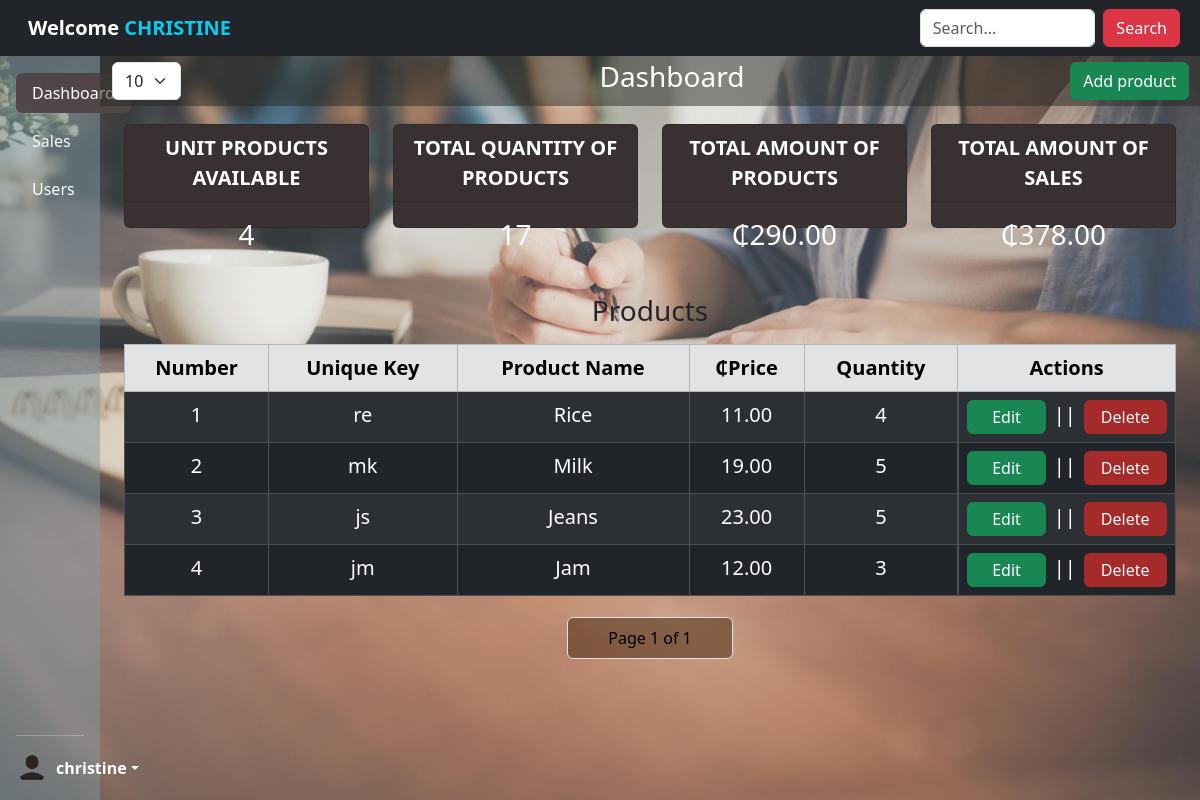
Before: / (signed in) with the older database file.
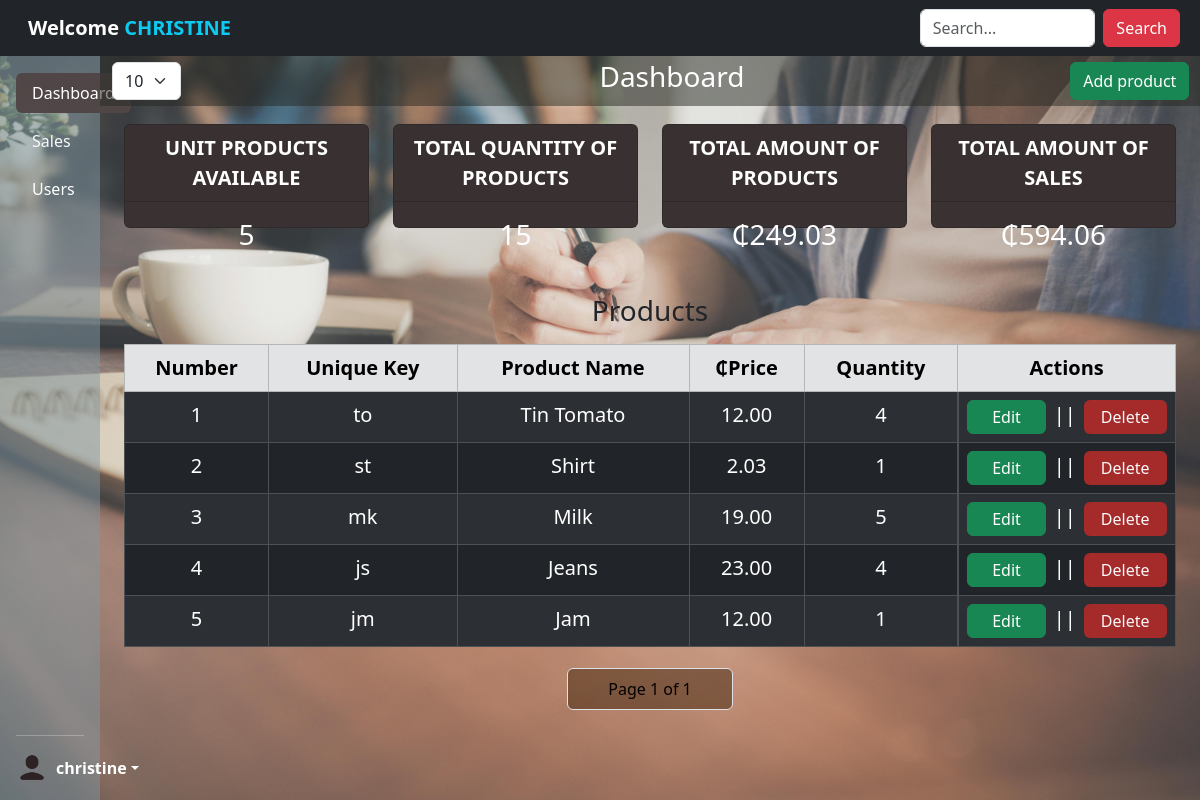
After: the same page with the newer database file.
### revision_app/models.py (models this page shows, shortened)
class Products(models.Model):
    product_name = models.CharField(max_length=200, db_index=True)
    price = models.DecimalField(max_digits=10, decimal_places=2, db_index=True)
    stock = models.PositiveBigIntegerField(default=0, db_index=True)
    unique_key = models.CharField(
        max_length=2,
        blank=True,
        editable=False,
        unique=True
    )
    class Meta:
        verbose_name_plural = 'Products'
        ordering = ['product_name']

### revision_app/views.py (the view, shortened to what this page needs)
# urls.py: path('', DashboardView.as_view(), name='dashboard'),
@method_decorator(admin_only, name='dispatch')
class DashboardView(LoginRequiredMixin, TemplateView):
    template_name = 'revision_app/admin.html'  # Template where products and sales will be displayed
    def get_context_data(self, **kwargs):
        context = super().get_context_data(**kwargs)
        products = Products.objects.all().order_by('-product_name')
        sales = Sale.objects.all()
        users = User.objects.all()
        user_groups = {}
        paginate_by = self.request.GET.get('paginate_by', 10)
        context['total_products'] = products.exclude(stock=0).count()
        context['total_stock'] = products.aggregate(Sum('stock'))['stock__sum'] or 0
        context['total_value'] = products.aggregate(total=Sum(F('price') * F('stock')))['total'] or 0
        context['total_sales'] = Sale.objects.aggregate(total=Sum(F('quantity_sold') * F('product__price')))['total']or 0
        for user in users:
            user_groups[user.id] = {
                'is_admin': user.groups.filter(name='admin').exists(),
                'is_sales': user.groups.filter(name='sales_person').exists(),
            }
        search_input = self.request.GET.get('q', '').strip()
        paginator = Paginator(products, int(paginate_by))
        page_number = self.request.GET.get('page')
        page_obj = paginator.get_page(page_number)
        context['page_obj'] = page_obj
        context['object_list'] = page_obj.object_list
        context['products'] = products
        context['sales'] = sales
        context['search_input'] = search_input
        context['users'] = users
        return context

### revision_app/templates/revision_app/admin.html (shortened to what this page needs)
{% extends 'revision_app/main.html' %}
{% load static %}
{% block content %}
{% include 'revision_app/pageloader.html' %}
<body style="background-image: url('{% static 'img/pexels-tirachard-kumtanom-112571-733856.jpg' %}'); background-size: cover; background-position: center; min-height: 100vh;">
    <div class="container-fluid my-0 position-relative mx-0 px-0" style="padding-top: 56px; z-index: 1;">
    <div class="container-fluid mx-0 px-0 w-100">
    <div class="row">
    <div class="d-flex mb-6 justify-content-between text-align-center position-fixed" style="z-index: 1050; width: 91.78%; background-color: rgba(39, 41, 35, 0.5);">
        <div class="input-group my-0 py-0 " style="width: 15%; height: inherit; margin-left: 0;">
            <span class="d-flex align-items-center"><form method="get" action="" >
                <select name="paginate_by" id="paginate_by" onchange="this.form.submit()" class="form-select px-6" style="height: fit-content;">
                  <option value="10" {% if request.GET.paginate_by == '10' %}selected{% endif %}>10</option>
                </select>
              </form></span></div>
        <h3 class="text-center text-white d-flex py-1">Dashboard</h3>
        <span class="d-flex align-items-center"><a href="{% url 'add-product' %}" class="btn btn-success" style="z-index: 1090; position: relative;">Add product</a></span>
    </div></div></div>
<div class="container-fluid m-0 p-0">
    <div class="container-fluid my-2 position-relative" style="padding-top: 60px; z-index: 1;">
        <div class="row justify-content-between position-relative text-align-center gap-6">
            <div class="col-md-3">
                <div class="card text-white mb-3" style="height: 13vh; background-color: rgb(58, 50, 50);">
                    <div class="card-header text-center fw-bold fs-5">UNIT PRODUCTS AVAILABLE</div>
                    <div class="card-body">
                       <h5 class="text-center fs-3">{{ total_products }} </h5>
                    </div>
                </div>
            </div>
            <div class="col-md-3">
                <div class="card text-white mb-3" style="height: 13vh; background-color: rgb(58, 50, 50);">
                    <div class="card-header text-center fw-bold fs-5">TOTAL QUANTITY OF PRODUCTS</div>
                        <div class="card-body">
                            <h5 class="text-center fs-3">{{ total_stock }}</h5>
                        </div>
                    </div>
                </div>
            <div class="col-md-3">
                <div class="card text-white mb-3" style="height: 13vh; background-color: rgb(58, 50, 50);">
                    <div class="card-header text-center fw-bold fs-5">TOTAL AMOUNT OF PRODUCTS</div>
                        <div class="card-body">
                                <h5 class="text-center fs-3">&#8373;{{ total_value|floatformat:2 }}</h5>
                        </div>
                </div>
            </div>
            <div class="col-md-3">
                <div class="card text-white mb-3" style="height: 13vh; background-color: rgb(58, 50, 50);">
                    <div class="card-header text-center fw-bold fs-5">TOTAL AMOUNT OF SALES</div>
                        <div class="card-body">
                            <h5 class="text-center fs-3">&#8373;{{ total_sales|floatformat:2 }}</h5>
                        </div>
                    </div>
                </div>
        </div>
    </div>
</div>
<div class="container-fluid my-6" style="margin-top: 50px;">
 <table class="table table-bordered table-dark table-striped my-3 w-100 text-center fs-5">
<h3 class="text-center">Products</h3>
    <thead>
        <tr class="table-secondary">
            <th>Number</th>
            <th>Unique Key</th>
            <th>Product Name</th>
            <th>&#8373;Price</th>
            <th>Quantity</th>
            <th class="w-10" style="width: 14%;">Actions</th>
        </tr>
    </thead>
    <tbody>
        {% for product in page_obj.object_list %}
        <tr>
            <td>{{ forloop.counter }}</td>
            <td>{{ product.unique_key }}</td>
            <td>{{ product.product_name }}</td>
            <td>{{ product.price|floatformat:2 }}</td>
            <td>{{ product.stock }}</td>
            <td class="d-flex justify-content-around">
                <a href="{% url 'update-product' product.id %}" class="btn btn-success py-1 px-4">Edit</a> <span class="mx-2">||</span>
                <a href="{% url 'delete-product' product.id %}" class="btn text-light py-1 px-3" style="background-color: brown;">Delete</a>
            </td>
        </tr>
        {% empty %}
        <tr>
            <td colspan="6">No products available.</td>
        </tr>
        {% endfor %}
    </tbody>
</table>
<div class="flex-row d-flex justify-content-center">
    <nav aria-label="Page navigation example" style="margin-top: 0.5%;">
        <ul class="pagination">
      <li class="page-item"><a href="#" class="page-link"><span>Page {{ page_obj.number }} of {{ page_obj.paginator.num_pages }}</span></a></li>
    </ul>
    </nav>
    </div>
</div>
</div>
{% endblock %}

### revision_app/templates/revision_app/main.html (shortened to what this page needs)
{% load static %}
<!DOCTYPE html>
<html lang="en">
<head>
    <link rel="stylesheet" href="{% static 'css/bootstrap.css'  %}">
</head>
<body class="">
        <div class="container-fluid p-6">
        <div class="row">
            <div class="col-1 px-0" >
                <div class=" text-start d-flex flex-column justify-content-between flex-shrink-0 p-3 text-white position-fixed" style="height: 100vh; width: 8.33333333%; background-color: rgba(130, 152, 161, 0.5);">
        <ul class="nav flex-column mb-auto nav-pills" style="padding-top: 20px;">
          {% if request.user.groups.exists %}
            {% if request.user.groups.all.0.name == "admin" %}
              <li class="nav-item">
                <a href="{% url 'dashboard' %}" class="nav-link my-1 {% if request.path == '/' %}active{% endif %} text-white">Dashboard
                </a>
              </li>
              <li class="nav-item">
                <a href="{% url 'view-sales' %}" class="nav-link my-1 {% if request.path == '/view-sales/' %}active{% endif %} text-light">
                  Sales
                </a>
              </li>
              <li>
                <a href="{% url 'user' %}" class="nav-link my-1 {% if request.path == '/user/' %}active{% endif %} text-white">
                  Users
                </a>
              </li>
            {% endif %}
          {% endif %}
        </ul>
        <hr>
        <div class="dropdown">
          <a href="#" class="d-flex align-items-center text-white text-decoration-none dropdown-toggle" id="dropdownUser1" data-bs-toggle="dropdown" aria-expanded="false">
            <img src="{% static 'img/icons8_user_60px.png' %}" alt="" width="32" height="32" class="rounded-circle me-2">
            <strong>{{user.username}}</strong>
          </a>
        </div>
      </div></div>
<div class="col-11 p-0">
    <div class="container-fluid w-100 px-0 position-fixed"  style="z-index: 1050">
    <nav class="navbar navbar-expand-sm bg-dark navbar-dark fixed-top">
        <div class="container-fluid">
          <a class="navbar-brand ms-3" href="#">
            <strong>Welcome<span class="text-info"> {{request.user.username|upper}}</span></strong></a>
        </div>
        {% if request.user.groups.exists %}
            {% if request.user.groups.all.0.name == "admin" %}
        <form method="GET" action="" class="bd-search  ms-6 d-flex justify-content-between" style="margin-right: 20px;">
          <input class="form-control me-2" type="text" name="q" placeholder="Search..." value="{{search_input}}">
          <button type="submit" class="btn btn btn-danger">Search</button>
      </form>
      {% endif %}
            {% endif %}
      </nav>
    </div>
      <div class="container-fluid">
    {% block content %}
    {% endblock %}</div>
</div>
</div>
</div>
</body>
</html>

### revision_app/templates/revision_app/pageloader.html (shortened to what this page needs)
<!DOCTYPE html>
<html lang="en">
<head>
</head>
<body>
</body>
</html>

### revision_app/templates/revision_app/admin.html (style rules this page uses)
.pagination { justify-content: center; width: 100%; }
.pagination .page-item .page-link { min-width: 70%; padding: 0.5rem 2.5rem; font-size: 1rem; color: black; font-weight: 500; background-color: rgba(51, 26, 2, 0.45); }

### revision_app/templates/revision_app/main.html (style rules this page uses)
.nav-pills .nav-link { color: white; }
.nav-pills .nav-link.active { background-color: rgba(82, 71, 71, 0.979); color: white; }

Changed rows visible on the page:
removed Products: unique_key "re", product_name "Rice", price "11.00", stock "4"
added Products: unique_key "to", product_name "Tin Tomato", price "12.00", stock "4"
added Products: unique_key "st", product_name "Shirt", price "2.03", stock "1"
changed Products "js": stock "5" → "4"
changed Products "jm": stock "3" → "1"
Other visible differences:
{{ total_products }}: "4" → "5"
{{ total_stock }}: "17" → "15"
{{ total_value|floatformat:2 }}: "290.00" → "249.03"
{{ total_sales|floatformat:2 }}: "378.00" → "594.06"
